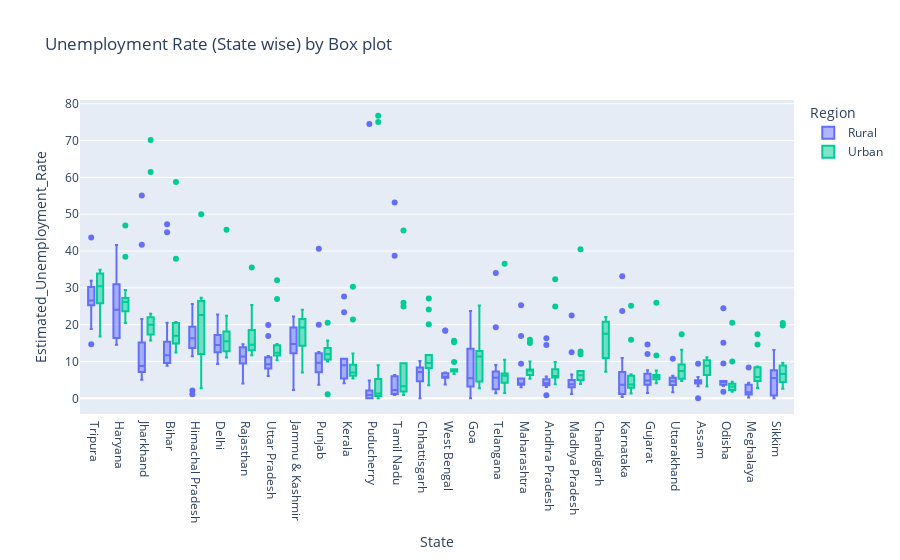

Here is the notebook cell this chart was saved with:
### Code cell
#Analysis the Data by Box plot
fg=px.box(df,x='State',y='Estimated_Unemployment_Rate',
         color='Region',
title='Unemployment Rate (State wise) by Box plot'
         ,template='plotly')
fg.update_layout(xaxis = {'categoryorder':'total descending'})
fg.show()

### Figure 1 — Plotly figure (JSON) as saved in the notebook; plotly's stock layout.template omitted (floating-point values rounded to 4 significant figures; data arrays with more than 128 entries replaced by an {"elided": "..."} marker saying what was removed)
{"data": [{"alignmentgroup": "True", "hovertemplate": "Region=Rural<br>State=%{x}<br>Estimated_Unemployment_Rate=%{y}<extra></extra>", "legendgroup": "Rural", "marker": {"color": "#636efa"}, "name": "Rural", "notched": false, "offsetgroup": "Rural", "orientation": "v", "showlegend": true, "type": "box", "x": {"elided": "359 str values"}, "x0": " ", "xaxis": "x", "y": {"elided": "359 float values"}, "y0": " ", "yaxis": "y"}, {"alignmentgroup": "True", "hovertemplate": "Region=Urban<br>State=%{x}<br>Estimated_Unemployment_Rate=%{y}<extra></extra>", "legendgroup": "Urban", "marker": {"color": "#00cc96"}, "name": "Urban", "notched": false, "offsetgroup": "Urban", "orientation": "v", "showlegend": true, "type": "box", "x": {"elided": "381 str values"}, "x0": " ", "xaxis": "x", "y": {"elided": "381 float values"}, "y0": " ", "yaxis": "y"}], "layout": {"boxmode": "group", "legend": {"title": {"text": "Region"}, "tracegroupgap": 0}, "title": {"text": "Unemployment Rate (State wise) by Box plot"}, "xaxis": {"anchor": "y", "categoryorder": "total descending", "domain": [0, 1], "title": {"text": "State"}}, "yaxis": {"anchor": "x", "domain": [0, 1], "title": {"text": "Estimated_Unemployment_Rate"}}}}
